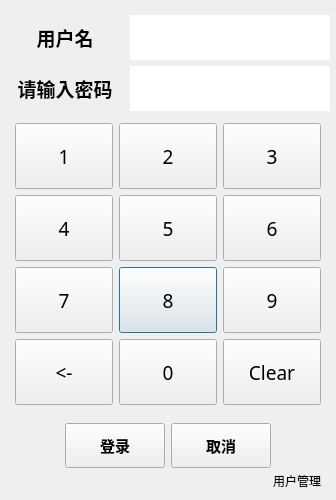
<?xml version="1.0" encoding="UTF-8"?>
<ui version="4.0">
 <class>YtPassworduiEx</class>
 <widget class="QDialog" name="YtPassworduiEx">
  <property name="geometry">
   <rect>
    <x>0</x>
    <y>0</y>
    <width>313</width>
    <height>497</height>
   </rect>
  </property>
  <property name="windowTitle">
   <string>用户登录</string>
  </property>
  <layout class="QGridLayout" name="gridLayout">
   <property name="sizeConstraint">
    <enum>QLayout::SetFixedSize</enum>
   </property>
   <property name="leftMargin">
    <number>6</number>
   </property>
   <property name="topMargin">
    <number>6</number>
   </property>
   <property name="rightMargin">
    <number>6</number>
   </property>
   <property name="bottomMargin">
    <number>6</number>
   </property>
   <property name="spacing">
    <number>3</number>
   </property>
   <item row="0" column="0">
    <widget class="QWidget" name="widget_3" native="true">
     <layout class="QGridLayout" name="gridLayout_5">
      <property name="leftMargin">
       <number>0</number>
      </property>
      <property name="topMargin">
       <number>9</number>
      </property>
      <property name="rightMargin">
       <number>0</number>
      </property>
      <property name="bottomMargin">
       <number>0</number>
      </property>
      <item row="1" column="0">
       <widget class="QLabel" name="label">
        <property name="minimumSize">
         <size>
          <width>0</width>
          <height>45</height>
         </size>
        </property>
        <property name="maximumSize">
         <size>
          <width>16777215</width>
          <height>45</height>
         </size>
        </property>
        <property name="font">
         <font>
          <family>微软雅黑</family>
          <pointsize>14</pointsize>
          <italic>false</italic>
          <bold>true</bold>
         </font>
        </property>
        <property name="text">
         <string>请输入密码</string>
        </property>
        <property name="alignment">
         <set>Qt::AlignCenter</set>
        </property>
       </widget>
      </item>
      <item row="1" column="1">
       <widget class="QLineEdit" name="linePassword">
        <property name="sizePolicy">
         <sizepolicy hsizetype="Preferred" vsizetype="Preferred">
          <horstretch>0</horstretch>
          <verstretch>0</verstretch>
         </sizepolicy>
        </property>
        <property name="minimumSize">
         <size>
          <width>200</width>
          <height>32</height>
         </size>
        </property>
        <property name="maximumSize">
         <size>
          <width>16777215</width>
          <height>45</height>
         </size>
        </property>
        <property name="font">
         <font>
          <family>微软雅黑</family>
          <pointsize>12</pointsize>
          <italic>false</italic>
          <bold>true</bold>
         </font>
        </property>
        <property name="styleSheet">
         <string notr="true">/*QLineEdit {
border: 2px solid #464646;
}*/</string>
        </property>
        <property name="text">
         <string/>
        </property>
        <property name="frame">
         <bool>false</bool>
        </property>
        <property name="echoMode">
         <enum>QLineEdit::Password</enum>
        </property>
        <property name="alignment">
         <set>Qt::AlignCenter</set>
        </property>
       </widget>
      </item>
      <item row="0" column="0">
       <widget class="QLabel" name="labelUserName">
        <property name="minimumSize">
         <size>
          <width>0</width>
          <height>45</height>
         </size>
        </property>
        <property name="maximumSize">
         <size>
          <width>16777215</width>
          <height>45</height>
         </size>
        </property>
        <property name="font">
         <font>
          <family>微软雅黑</family>
          <pointsize>14</pointsize>
          <italic>false</italic>
          <bold>true</bold>
         </font>
        </property>
        <property name="text">
         <string>用户名</string>
        </property>
        <property name="alignment">
         <set>Qt::AlignCenter</set>
        </property>
       </widget>
      </item>
      <item row="0" column="1">
       <widget class="QLineEdit" name="lineUserName">
        <property name="sizePolicy">
         <sizepolicy hsizetype="Preferred" vsizetype="Preferred">
          <horstretch>0</horstretch>
          <verstretch>0</verstretch>
         </sizepolicy>
        </property>
        <property name="minimumSize">
         <size>
          <width>200</width>
          <height>32</height>
         </size>
        </property>
        <property name="maximumSize">
         <size>
          <width>16777215</width>
          <height>45</height>
         </size>
        </property>
        <property name="font">
         <font>
          <family>微软雅黑</family>
          <pointsize>12</pointsize>
          <italic>false</italic>
          <bold>true</bold>
         </font>
        </property>
        <property name="styleSheet">
         <string notr="true">/*QLineEdit {
border: 2px solid #464646;
}*/</string>
        </property>
        <property name="text">
         <string/>
        </property>
        <property name="frame">
         <bool>false</bool>
        </property>
        <property name="echoMode">
         <enum>QLineEdit::Password</enum>
        </property>
        <property name="alignment">
         <set>Qt::AlignCenter</set>
        </property>
       </widget>
      </item>
     </layout>
    </widget>
   </item>
   <item row="1" column="0">
    <widget class="QWidget" name="WDNumber" native="true">
     <property name="minimumSize">
      <size>
       <width>0</width>
       <height>300</height>
      </size>
     </property>
     <property name="maximumSize">
      <size>
       <width>16777215</width>
       <height>300</height>
      </size>
     </property>
     <layout class="QGridLayout" name="gridLayout_6">
      <item row="2" column="1">
       <widget class="QPushButton" name="PB_8">
        <property name="sizePolicy">
         <sizepolicy hsizetype="Expanding" vsizetype="Expanding">
          <horstretch>0</horstretch>
          <verstretch>0</verstretch>
         </sizepolicy>
        </property>
        <property name="font">
         <font>
          <family>微软雅黑</family>
          <pointsize>14</pointsize>
         </font>
        </property>
        <property name="text">
         <string>8</string>
        </property>
       </widget>
      </item>
      <item row="2" column="0">
       <widget class="QPushButton" name="PB_7">
        <property name="sizePolicy">
         <sizepolicy hsizetype="Expanding" vsizetype="Expanding">
          <horstretch>0</horstretch>
          <verstretch>0</verstretch>
         </sizepolicy>
        </property>
        <property name="font">
         <font>
          <family>微软雅黑</family>
          <pointsize>14</pointsize>
         </font>
        </property>
        <property name="text">
         <string>7</string>
        </property>
       </widget>
      </item>
      <item row="2" column="3">
       <widget class="QPushButton" name="PB_9">
        <property name="sizePolicy">
         <sizepolicy hsizetype="Expanding" vsizetype="Expanding">
          <horstretch>0</horstretch>
          <verstretch>0</verstretch>
         </sizepolicy>
        </property>
        <property name="font">
         <font>
          <family>微软雅黑</family>
          <pointsize>14</pointsize>
         </font>
        </property>
        <property name="text">
         <string>9</string>
        </property>
       </widget>
      </item>
      <item row="3" column="0">
       <widget class="QPushButton" name="PB_10">
        <property name="sizePolicy">
         <sizepolicy hsizetype="Expanding" vsizetype="Expanding">
          <horstretch>0</horstretch>
          <verstretch>0</verstretch>
         </sizepolicy>
        </property>
        <property name="font">
         <font>
          <family>微软雅黑</family>
          <pointsize>14</pointsize>
         </font>
        </property>
        <property name="text">
         <string>&lt;-</string>
        </property>
       </widget>
      </item>
      <item row="3" column="1">
       <widget class="QPushButton" name="PB_0">
        <property name="sizePolicy">
         <sizepolicy hsizetype="Expanding" vsizetype="Expanding">
          <horstretch>0</horstretch>
          <verstretch>0</verstretch>
         </sizepolicy>
        </property>
        <property name="font">
         <font>
          <family>微软雅黑</family>
          <pointsize>14</pointsize>
         </font>
        </property>
        <property name="text">
         <string>0</string>
        </property>
       </widget>
      </item>
      <item row="0" column="3">
       <widget class="QPushButton" name="PB_3">
        <property name="sizePolicy">
         <sizepolicy hsizetype="Expanding" vsizetype="Expanding">
          <horstretch>0</horstretch>
          <verstretch>0</verstretch>
         </sizepolicy>
        </property>
        <property name="font">
         <font>
          <family>微软雅黑</family>
          <pointsize>14</pointsize>
         </font>
        </property>
        <property name="text">
         <string>3</string>
        </property>
       </widget>
      </item>
      <item row="1" column="1">
       <widget class="QPushButton" name="PB_5">
        <property name="sizePolicy">
         <sizepolicy hsizetype="Expanding" vsizetype="Expanding">
          <horstretch>0</horstretch>
          <verstretch>0</verstretch>
         </sizepolicy>
        </property>
        <property name="font">
         <font>
          <family>微软雅黑</family>
          <pointsize>14</pointsize>
         </font>
        </property>
        <property name="text">
         <string>5</string>
        </property>
       </widget>
      </item>
      <item row="1" column="0">
       <widget class="QPushButton" name="PB_4">
        <property name="sizePolicy">
         <sizepolicy hsizetype="Expanding" vsizetype="Expanding">
          <horstretch>0</horstretch>
          <verstretch>0</verstretch>
         </sizepolicy>
        </property>
        <property name="font">
         <font>
          <family>微软雅黑</family>
          <pointsize>14</pointsize>
         </font>
        </property>
        <property name="text">
         <string>4</string>
        </property>
       </widget>
      </item>
      <item row="1" column="3">
       <widget class="QPushButton" name="PB_6">
        <property name="sizePolicy">
         <sizepolicy hsizetype="Expanding" vsizetype="Expanding">
          <horstretch>0</horstretch>
          <verstretch>0</verstretch>
         </sizepolicy>
        </property>
        <property name="font">
         <font>
          <family>微软雅黑</family>
          <pointsize>14</pointsize>
         </font>
        </property>
        <property name="text">
         <string>6</string>
        </property>
       </widget>
      </item>
      <item row="0" column="0">
       <widget class="QPushButton" name="PB_1">
        <property name="sizePolicy">
         <sizepolicy hsizetype="Expanding" vsizetype="Expanding">
          <horstretch>0</horstretch>
          <verstretch>0</verstretch>
         </sizepolicy>
        </property>
        <property name="font">
         <font>
          <family>微软雅黑</family>
          <pointsize>14</pointsize>
         </font>
        </property>
        <property name="text">
         <string>1</string>
        </property>
       </widget>
      </item>
      <item row="0" column="1">
       <widget class="QPushButton" name="PB_2">
        <property name="sizePolicy">
         <sizepolicy hsizetype="Expanding" vsizetype="Expanding">
          <horstretch>0</horstretch>
          <verstretch>0</verstretch>
         </sizepolicy>
        </property>
        <property name="font">
         <font>
          <family>微软雅黑</family>
          <pointsize>14</pointsize>
         </font>
        </property>
        <property name="text">
         <string>2</string>
        </property>
       </widget>
      </item>
      <item row="3" column="3">
       <widget class="QPushButton" name="PB_11">
        <property name="sizePolicy">
         <sizepolicy hsizetype="Expanding" vsizetype="Expanding">
          <horstretch>0</horstretch>
          <verstretch>0</verstretch>
         </sizepolicy>
        </property>
        <property name="font">
         <font>
          <family>微软雅黑</family>
          <pointsize>14</pointsize>
         </font>
        </property>
        <property name="text">
         <string>Clear</string>
        </property>
       </widget>
      </item>
     </layout>
    </widget>
   </item>
   <item row="2" column="0">
    <widget class="QWidget" name="widget_2" native="true">
     <layout class="QGridLayout" name="gridLayout_3" columnstretch="0,0,0,0,0">
      <property name="leftMargin">
       <number>6</number>
      </property>
      <property name="topMargin">
       <number>6</number>
      </property>
      <property name="rightMargin">
       <number>6</number>
      </property>
      <property name="bottomMargin">
       <number>0</number>
      </property>
      <item row="0" column="1">
       <widget class="QPushButton" name="btnLogin">
        <property name="sizePolicy">
         <sizepolicy hsizetype="Preferred" vsizetype="Preferred">
          <horstretch>0</horstretch>
          <verstretch>0</verstretch>
         </sizepolicy>
        </property>
        <property name="minimumSize">
         <size>
          <width>100</width>
          <height>45</height>
         </size>
        </property>
        <property name="maximumSize">
         <size>
          <width>100</width>
          <height>45</height>
         </size>
        </property>
        <property name="font">
         <font>
          <family>微软雅黑</family>
          <pointsize>11</pointsize>
          <italic>false</italic>
          <bold>true</bold>
         </font>
        </property>
        <property name="text">
         <string>登录</string>
        </property>
       </widget>
      </item>
      <item row="0" column="0">
       <spacer name="horizontalSpacer">
        <property name="orientation">
         <enum>Qt::Horizontal</enum>
        </property>
        <property name="sizeHint" stdset="0">
         <size>
          <width>0</width>
          <height>0</height>
         </size>
        </property>
       </spacer>
      </item>
      <item row="0" column="2">
       <widget class="QPushButton" name="btnCancel">
        <property name="sizePolicy">
         <sizepolicy hsizetype="Preferred" vsizetype="Preferred">
          <horstretch>0</horstretch>
          <verstretch>0</verstretch>
         </sizepolicy>
        </property>
        <property name="minimumSize">
         <size>
          <width>100</width>
          <height>45</height>
         </size>
        </property>
        <property name="maximumSize">
         <size>
          <width>100</width>
          <height>45</height>
         </size>
        </property>
        <property name="font">
         <font>
          <family>微软雅黑</family>
          <pointsize>11</pointsize>
          <italic>false</italic>
          <bold>true</bold>
         </font>
        </property>
        <property name="text">
         <string>取消</string>
        </property>
       </widget>
      </item>
      <item row="0" column="4">
       <spacer name="horizontalSpacer_2">
        <property name="orientation">
         <enum>Qt::Horizontal</enum>
        </property>
        <property name="sizeHint" stdset="0">
         <size>
          <width>0</width>
          <height>0</height>
         </size>
        </property>
       </spacer>
      </item>
     </layout>
    </widget>
   </item>
   <item row="3" column="0">
    <widget class="QWidget" name="widget" native="true">
     <property name="minimumSize">
      <size>
       <width>0</width>
       <height>20</height>
      </size>
     </property>
     <layout class="QHBoxLayout" name="horizontalLayout">
      <property name="spacing">
       <number>9</number>
      </property>
      <property name="leftMargin">
       <number>9</number>
      </property>
      <property name="topMargin">
       <number>0</number>
      </property>
      <property name="rightMargin">
       <number>9</number>
      </property>
      <property name="bottomMargin">
       <number>3</number>
      </property>
      <item>
       <spacer name="horizontalSpacer_3">
        <property name="orientation">
         <enum>Qt::Horizontal</enum>
        </property>
        <property name="sizeHint" stdset="0">
         <size>
          <width>258</width>
          <height>20</height>
         </size>
        </property>
       </spacer>
      </item>
      <item>
       <widget class="QLabel" name="labelUserManagement">
        <property name="styleSheet">
         <string notr="true">font: 12pt &quot;微软雅黑&quot;;</string>
        </property>
        <property name="text">
         <string>用户管理</string>
        </property>
        <property name="alignment">
         <set>Qt::AlignCenter</set>
        </property>
       </widget>
      </item>
     </layout>
    </widget>
   </item>
  </layout>
 </widget>
 <resources/>
 <connections/>
</ui>
